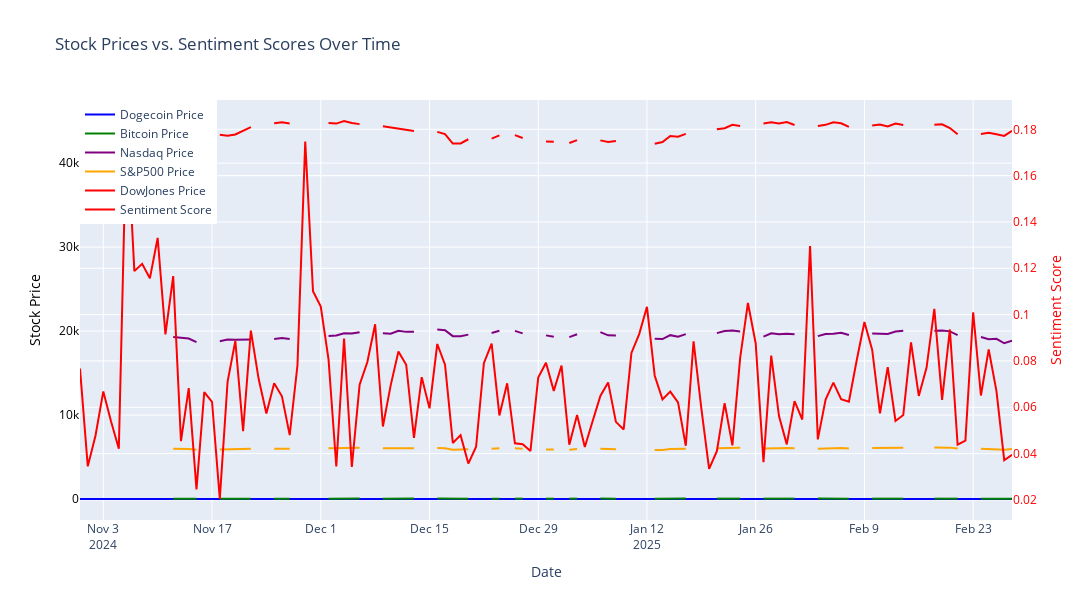

Source (notebook cell):
### Markdown cell above
ClosingPrice, HighPrice, LowPrice, and OpenPrice all have a correlation of 1.00 with each other.This indicates that these price metrics move together in the same direction, which is expected.
Volatility is Negatively Correlated with Stock Prices. Volatility has a strong negative correlation (0.59) with stock prices. This means that when stock prices increase, volatility tends to decrease.
Sentiment_MA7 (7-day Moving Average) and Sentiment_MA30 (30-day Moving Average) are positively correlated (0.68). Sentiment_MA7 has a 0.38 correlation with Sentiment Score, which indicates that averaging sentiment over time smooths fluctuations. This suggests that short-term and long-term sentiment trends tend to follow a similar pattern.

### Code cell
#Lets plot sentiment scores vs stock prices
df_last_close = df_final.sort_values(by="Date").groupby(["Date", "Stock"]).last().reset_index()

df_pivot = df_last_close.pivot(index="Date", columns="Stock", values=["ClosingPrice", "sentiment_score"])

stock_colors = ["blue", "green", "purple", "orange", "red"]
stocks = df_final["Stock"].unique()

fig = go.Figure()
for i, stock in enumerate(stocks):
    fig.add_trace(go.Scatter(x=df_pivot.index, y=df_pivot["ClosingPrice"][stock], mode="lines", name=f"{stock} Price",line=dict(color=stock_colors[i % len(stock_colors)])))
fig.add_trace(go.Scatter(x=df_pivot.index,y=df_pivot["sentiment_score"].mean(axis=1), mode="lines",name="Sentiment Score",line=dict(color="red"),yaxis="y2"))
fig.update_layout(
    title="Stock Prices vs. Sentiment Scores Over Time",
    xaxis=dict(title="Date"),
    yaxis=dict(title="Stock Price", titlefont=dict(color="black"),tickfont=dict(color="black")),
    yaxis2=dict(title="Sentiment Score",titlefont=dict(color="red"),tickfont=dict(color="red"),overlaying="y",side="right"),
    legend=dict(x=0, y=1),
    width=1300,
    height=600
)
fig.show()
